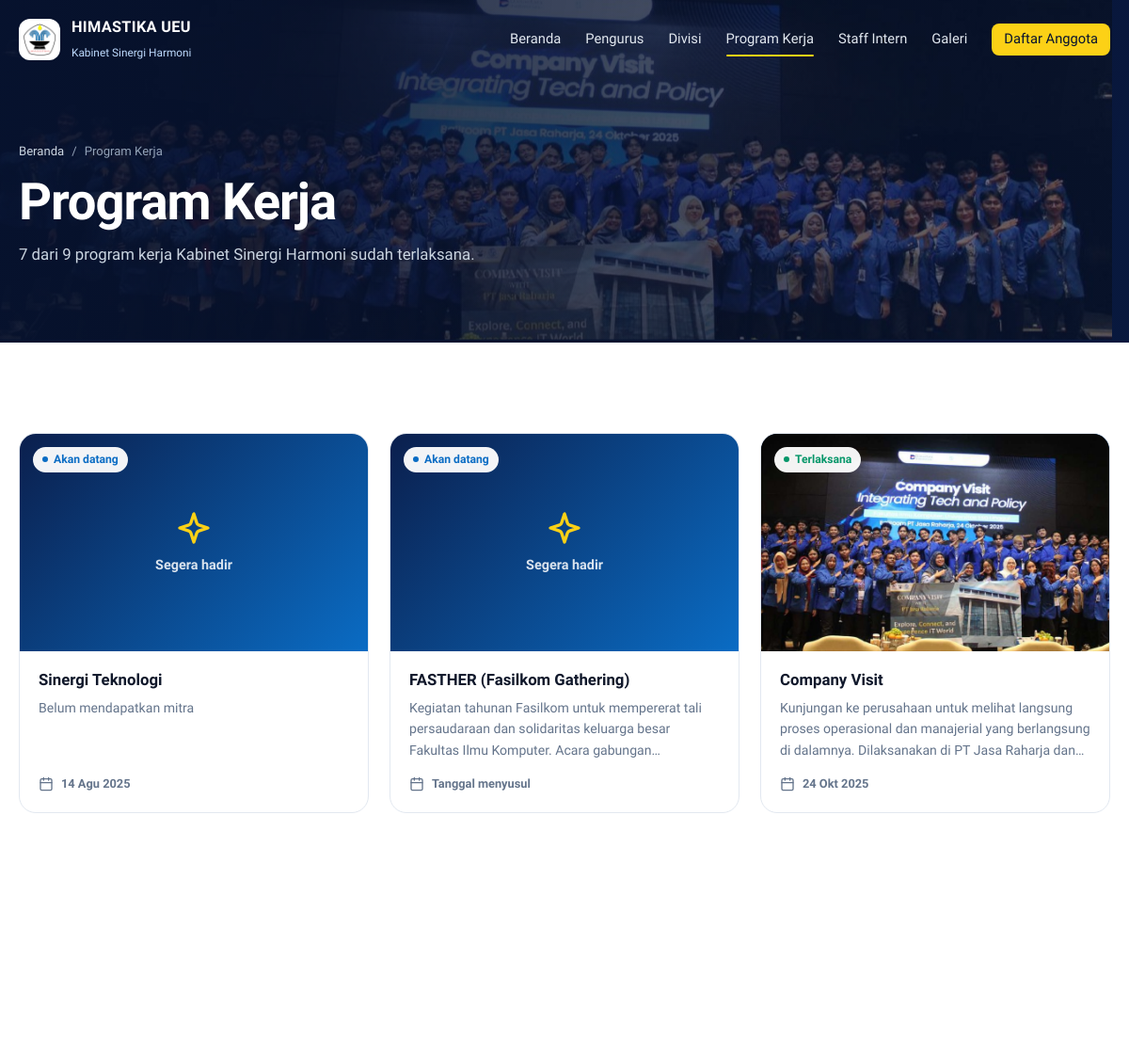
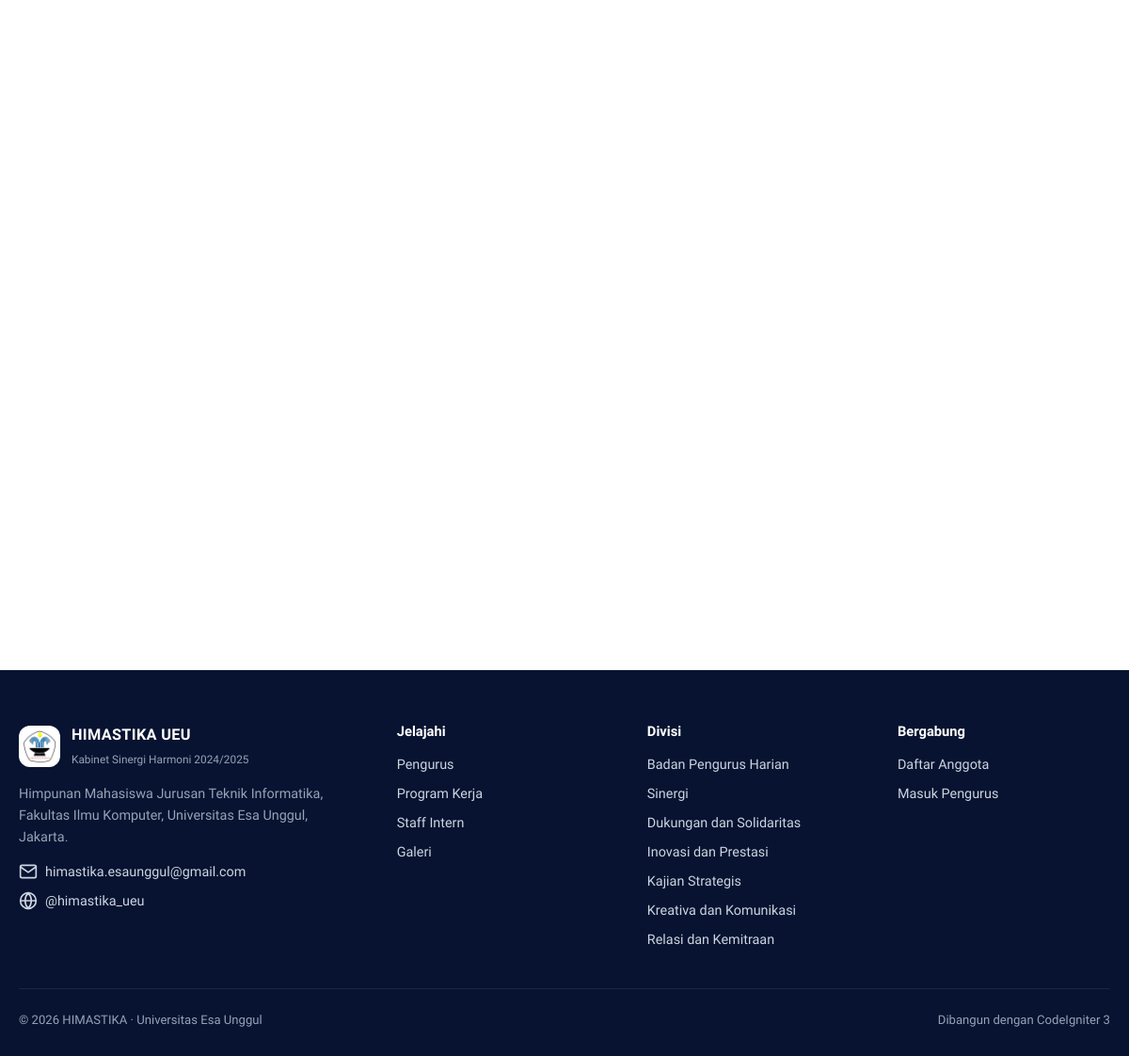
/index.php/home/proker_list, run on the app's committed database (2 pictures, top to bottom).
### tables this page shows
CREATE TABLE `proker` (
  `id` int(11) NOT NULL,
  `judul` varchar(255) NOT NULL,
  `deskripsi` text DEFAULT NULL,
  `tanggal` date DEFAULT NULL,
  `status` tinyint(1) DEFAULT 0,
  `foto` varchar(255) DEFAULT NULL
);

### application/controllers/Home.php (called while the page is built, shortened)
<?php
class Home extends CI_Controller {
    public function __construct() {
        $this->load->model(['Anggota_model', 'Proker_model', 'Informasi_model', 'Intern_model', 'Galeri_model']);
    }
    private function page($view, $data, $title, $active) {
        $data['title']  = $title ? $title . ' · HIMASTIKA UEU' : 'HIMASTIKA UEU · Himpunan Mahasiswa Teknik Informatika';
        $data['active'] = $active;
        $this->load->view('layouts/public_header', $data);
        $this->load->view($view, $data);
        $this->load->view('layouts/public_footer', $data);
    }
    private function prokers_sorted() {
        $prokers = $this->Proker_model->getAll();
        usort($prokers, function ($a, $b) {
            if ((int) $a->status !== (int) $b->status) return (int) $a->status - (int) $b->status;
            return strcmp((string) $b->tanggal, (string) $a->tanggal);
        });
        return $prokers;
    }
    public function proker_list() {
        $prokers = $this->prokers_sorted();
        $data = [
            'prokers'        => $prokers,
            'total_proker'   => count($prokers),
            'proker_selesai' => count(array_filter($prokers, function ($p) { return (int) $p->status === 1; })),
        ];
        $this->page('home/proker_list', $data, 'Program Kerja', 'proker');
    }
}

### index.php (called while the page is built, shortened)
<?php
require_once BASEPATH.'core/CodeIgniter.php';

### application/models/Proker_model.php (called while the page is built, shortened)
<?php
class Proker_model extends CI_Model {
    public function getAll() {
        return $this->db->order_by('id', 'DESC')->get('proker')->result();
    }
}

### application/views/partials/proker_card.php (the view)
<?php
$done = (int) $p->status === 1;
$src  = foto_url($p->foto ?? null);
?>
<a href="<?= base_url('program-kerja/' . $p->id); ?>" class="pcard reveal" style="--d:<?= isset($d) ? $d : 0; ?>s">
  <div class="ph">
    <?php if ($src): ?>
      <img src="<?= $src; ?>" alt="<?= html_escape($p->judul); ?>" loading="lazy">
    <?php else: ?>
      <div class="placeholder"><?= icon($done ? 'check-circle' : 'sparkles'); ?><span><?= $done ? 'Terlaksana' : 'Segera hadir'; ?></span></div>
    <?php endif; ?>
    <span class="badge <?= $done ? 'badge-done' : ''; ?>"><?= $done ? 'Terlaksana' : 'Akan datang'; ?></span>
  </div>
  <div class="body">
    <h3><?= html_escape($p->judul); ?></h3>
    <?php if (!empty($p->deskripsi)): ?><p><?= html_escape($p->deskripsi); ?></p><?php endif; ?>
    <span class="date"><?= icon('calendar'); ?> <?= !empty($p->tanggal) ? tgl($p->tanggal) : 'Tanggal menyusul'; ?></span>
  </div>
</a>

### assets/css/app.css (style rules this page uses)
:root { --navy-900: #071330; --navy-800: #0b1f4d; --navy-700: #12306e; --blue-600: #0a6cc4; --blue-500: #1d84e0; --blue-100: #e3f0fd; --blue-50: #f2f8fe; --yellow: #fcd116; --yellow-600: #e0b400; --ink: #0f172a; --body: #334155; --muted: #64748b; --line: #e2e8f0; --bg: #f5f7fb; --white: #ffffff; --green: #059669; --green-bg: #dcfce7; --amber: #b45309; --amber-bg: #fef3c7; --red: #dc2626; --red-bg: #fee2e2; --radius: 14px; --radius-sm: 10px; --shadow-sm: 0 1px 2px rgba(15, 23, 42, .06); --shadow: 0 10px 30px -12px rgba(11, 31, 77, .18); --font: "Plus Jakarta Sans", system-ui, -apple-system, "Segoe UI", Roboto, sans-serif; --sidebar: 264px; }
*, *::before, *::after { box-sizing: border-box; }
html { -webkit-text-size-adjust: 100%; }
body { margin: 0; font-family: var(--font); color: var(--body); background: var(--bg); line-height: 1.6; -webkit-font-smoothing: antialiased; }
img { max-width: 100%; display: block; }
a { color: var(--blue-600); text-decoration: none; }
h1, h2, h3, h4 { color: var(--ink); line-height: 1.25; margin: 0; }
p { margin: 0; }
.badge { display: inline-flex; align-items: center; gap: 6px; padding: 4px 10px; border-radius: 999px; font-size: .76rem; font-weight: 600; white-space: nowrap; background: var(--blue-50); color: var(--blue-600); }
.badge::before { content: ""; width: 6px; height: 6px; border-radius: 50%; background: currentColor; }
.badge-diterima, .badge-done { background: var(--green-bg); color: var(--green); }
.pub { background: var(--white); }
.reveal { opacity: 0; transform: translateY(20px); transition: opacity .7s ease, transform .7s ease; }
.reveal.in { opacity: 1; transform: none; }
.reveal { transition-delay: var(--d, 0s); }
.pcard { display: flex; flex-direction: column; border-radius: 18px; overflow: hidden; background: var(--white); border: 1px solid var(--line); color: inherit; transition: transform .35s, box-shadow .35s; }
.pcard .ph { position: relative; aspect-ratio: 16 / 10; overflow: hidden; background: linear-gradient(135deg, var(--navy-800), var(--blue-600)); display: grid; place-items: center; }
.pcard .ph img { width: 100%; height: 100%; object-fit: cover; transition: transform .7s cubic-bezier(.2,.7,.2,1); }
.pcard .ph .placeholder { color: rgba(255,255,255,.85); display: grid; justify-items: center; gap: 8px; font-weight: 700; font-size: .9rem; }
.pcard .ph .badge { position: absolute; top: 14px; left: 14px; background: rgba(255,255,255,.95); }
.pcard .ph .badge.badge-done { color: var(--green); }
.pcard .body { padding: 20px; display: flex; flex-direction: column; gap: 8px; flex: 1; }
.pcard h3 { font-size: 1.05rem; }
.pcard p { font-size: .88rem; color: var(--muted); display: -webkit-box; -webkit-line-clamp: 3; -webkit-box-orient: vertical; overflow: hidden; }
.pcard .date { margin-top: auto; padding-top: 6px; display: flex; align-items: center; gap: 8px; font-size: .8rem; color: var(--muted); font-weight: 600; }
html, body { overflow-x: clip; }

### data on the page
proker: judul "Sinergi Teknologi", deskripsi "Belum mendapatkan mitra", tanggal "14 Agu 2025"
proker: judul "FASTHER (Fasilkom Gathering)", deskripsi "Kegiatan tahunan Fasilkom untuk mempererat tali persaudaraan dan solidaritas keluarga besar Fakultas Ilmu Komputer. Acara…"
proker: foto (picture), judul "Company Visit", deskripsi "Kunjungan ke perusahaan untuk melihat langsung proses operasional dan manajerial yang berlangsung di dalamnya. Dilaksanakan di PT Jasa Raharja…", tanggal "24 Okt 2025"

### other printed values
$m[1] "Beranda"
$m[1] "Pengurus"
$m[1] "Divisi"
$m[1] "Program Kerja"
$m[1] "Staff Intern"
$m[1] "Galeri"
$proker_selesai "7"
$total_proker "9"
$kab['nama'] . ' ' . $kab['periode'] "Kabinet Sinergi Harmoni 2024/2025"
$kab['email'] "himastika.esaunggul@gmail.com"
$kab['instagram'] "himastika_ueu"
$d['nama'] "Badan Pengurus Harian"
$d['nama'] "Sinergi"
$d['nama'] "Dukungan dan Solidaritas"
$d['nama'] "Inovasi dan Prestasi"
